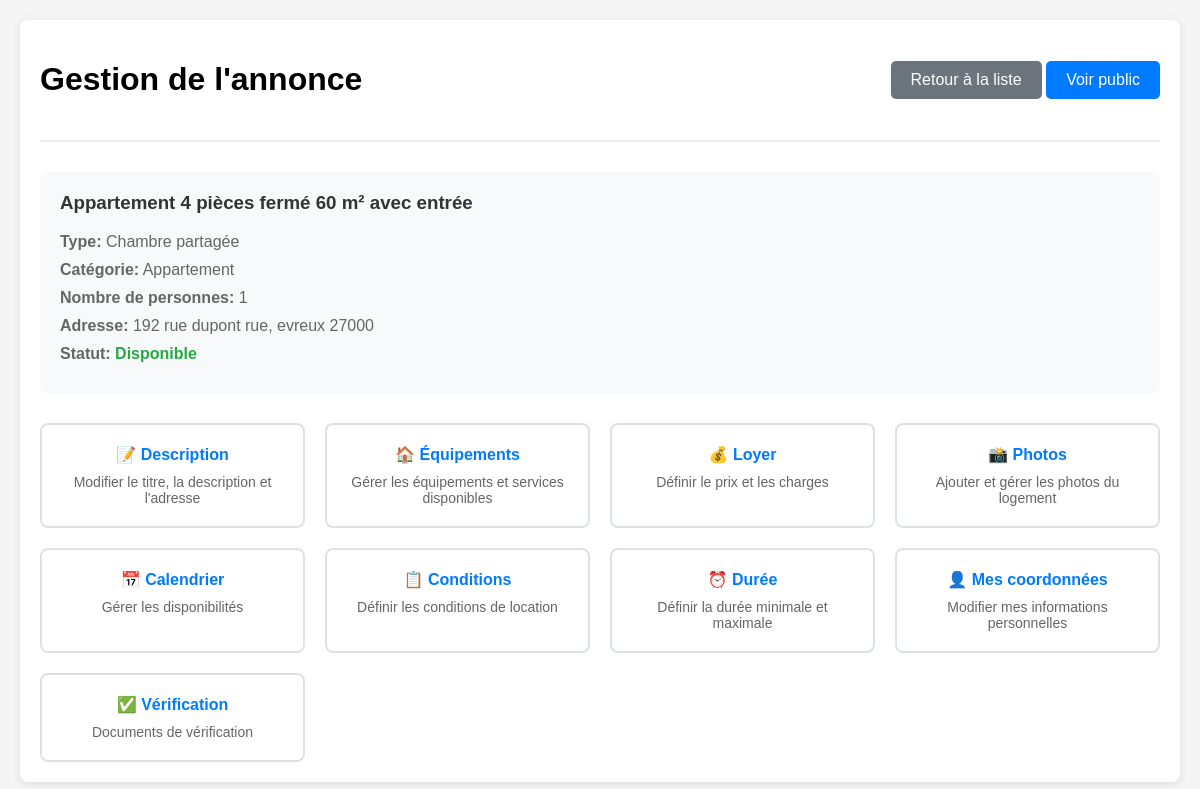
The page /annonce/dashboard/7/ (signed in) on the database its author committed.
### annonce/models.py (models this page shows)
class Annonce(models.Model):
    user = models.ForeignKey(
        settings.AUTH_USER_MODEL,
        null=True,
        on_delete=models.CASCADE,
        unique=False
    )
    class TypeHebergement(models.TextChoices):
        Appartemment = 'APPT', _('Appartemment')
        Maison = 'MAIS', _('Maison')
        Studio = 'STUD', _('Studio')
        Autre = 'OTHR', _('Autre')
    hebergement_choice = models.CharField(
        max_length=4,
        choices=TypeHebergement.choices,
        default=TypeHebergement.Appartemment,
        verbose_name="Type d'hébergement"
    )
    class TypeLocation(models.TextChoices):
        logement_entier = 'ENTR', _('Logement entier')
        chambre_privee = 'PRIV', _('Chambre privée')
        chambre_partagee = 'PART', _('Chambre partagée')
    type_location_choices = models.CharField(
        max_length=4,
        choices=TypeLocation.choices,
        default=TypeLocation.logement_entier,
        verbose_name="Location partielle ou totale"
    )
    categorie_logement = models.CharField(max_length=50, blank=True)
    titre_logement = models.CharField(max_length=50, blank=True)
    description = models.TextField(blank=True)
    nombre_personne = IntegerField(
        default=1,
        validators=[
            MaxValueValidator(20),
            MinValueValidator(1)
        ],
        blank=True
    )
    pieces_couchage = IntegerField(
        default=1,
        validators=[
            MaxValueValidator(10),
            MinValueValidator(1)
        ],
        blank=True
    )
    equipements = models.ManyToManyField(Equipements, blank=True)
    services = models.ManyToManyField(Services, blank=True)
    categorie_service = models.ManyToManyField(CategorieService, blank=True)
    charges = models.ManyToManyField(Charges, blank=True)
    dureeLocationMini = models.CharField(blank=True,null=True, max_length=50)
    dureeLocationMaxi = models.CharField(blank=True,null=True, max_length=50)
    loyer_tc = models.FloatField(max_length=50, blank=True, null=True)
    charges_loyer = models.FloatField(max_length=50, blank=True, null=True)
    reservation = models.OneToOneField(
        settings.AUTH_USER_MODEL,
        null=True,
        on_delete=models.CASCADE,
        unique=False,
        related_name = 'user_reserved'
    )
    reserved = models.BooleanField(default=False)
    locataire_interesse = models.ForeignKey(
        settings.AUTH_USER_MODEL,
        null=True,
        blank=True,
        on_delete=models.SET_NULL,
        related_name='annonces_interessees',
        verbose_name='Locataire intéressé'
    )
    address = models.OneToOneField(
        AdressAnnonce,
        on_delete=models.CASCADE,
        null=True,
    )

class AdressAnnonce(models.Model):
    rue = models.CharField(blank=True, max_length=20)
    voie = models.CharField(blank=True, max_length=35)
    ville = models.CharField(blank=True, max_length=20)
    region = models.CharField(blank=True, max_length=20)
    zipCode = models.CharField(blank=True, max_length=5)
    pays = models.CharField(blank=True, max_length=20)

### annonce/views.py (the view)
# urls.py: path('dashboard/<int:pk>/', views.dashboard_view, name='dashboard-annonce'),
@login_required
def dashboard_view(request, pk):
    myObject = Annonce.objects.get(id=pk)
    context = {'obj': myObject}
    return render(request, 'annonce/dashboard/dashboard.html', context)

### templates/annonce/dashboard/dashboard.html (shortened to what this page needs)
<!DOCTYPE html>
<html lang="fr">
<head>
</head>
<body>
    <div class="container">
        <div class="header">
            <h1>Gestion de l'annonce</h1>
            <div>
                <a href="{% url 'dashboard-list' %}" class="btn btn-secondary">Retour à la liste</a>
                <a href="/annonce/detail_annonce/{{ obj.id }}" class="btn" target="_blank">Voir public</a>
            </div>
        </div>
        <div class="annonce-info">
            <h3>{{ obj.titre_logement|default:"Logement sans titre" }}</h3>
            <div class="info-item">
                <strong>Type:</strong> {{ obj.get_type_location_choices_display }}
            </div>
            <div class="info-item">
                <strong>Catégorie:</strong> {{ obj.categorie_logement|default:"Non définie" }}
            </div>
            <div class="info-item">
                <strong>Nombre de personnes:</strong> {{ obj.nombre_personne }}
            </div>
            {% if obj.address %}
            <div class="info-item">
                <strong>Adresse:</strong>
                {{ obj.address.rue }} {{ obj.address.voie }}, {{ obj.address.ville }} {{ obj.address.zipCode }}
            </div>
            {% endif %}
            <div class="info-item">
                <strong>Statut:</strong>
                {% if obj.reserved %}
                    <span style="color: #dc3545; font-weight: bold;">Réservé</span>
                {% else %}
                    <span style="color: #28a745; font-weight: bold;">Disponible</span>
                {% endif %}
            </div>
        </div>
        <div class="dashboard-menu">
            <a href="{% url 'dashboard-description' obj.id %}" class="menu-item">
                <h4>📝 Description</h4>
                <p>Modifier le titre, la description et l'adresse</p>
            </a>
            <a href="{% url 'dashboard-equipment' obj.id %}" class="menu-item">
                <h4>🏠 Équipements</h4>
                <p>Gérer les équipements et services disponibles</p>
            </a>
            <a href="{% url 'dashboard-loyer' obj.id %}" class="menu-item">
                <h4>💰 Loyer</h4>
                <p>Définir le prix et les charges</p>
            </a>
            <a href="{% url 'dashboard-image' obj.id %}" class="menu-item">
                <h4>📸 Photos</h4>
                <p>Ajouter et gérer les photos du logement</p>
            </a>
            <a href="{% url 'dashboard-calendrier' obj.id %}" class="menu-item">
                <h4>📅 Calendrier</h4>
                <p>Gérer les disponibilités</p>
            </a>
            <a href="{% url 'dashboard-conditions' obj.id %}" class="menu-item">
                <h4>📋 Conditions</h4>
                <p>Définir les conditions de location</p>
            </a>
            <a href="{% url 'dashboard-duree' obj.id %}" class="menu-item">
                <h4>⏰ Durée</h4>
                <p>Définir la durée minimale et maximale</p>
            </a>
            <a href="{% url 'dashboard-usercoord' obj.id %}" class="menu-item">
                <h4>👤 Mes coordonnées</h4>
                <p>Modifier mes informations personnelles</p>
            </a>
            <a href="{% url 'dashboard-verification' obj.id %}" class="menu-item">
                <h4>✅ Vérification</h4>
                <p>Documents de vérification</p>
            </a>
        </div>
    </div>
</body>
</html>

### templates/annonce/dashboard/dashboard.html (style rules this page uses)
body { font-family: Arial, sans-serif; margin: 0; padding: 20px; background-color: #f5f5f5; }
.container { max-width: 1200px; margin: 0 auto; background: white; padding: 20px; border-radius: 8px; box-shadow: 0 2px 10px rgba(0,0,0,0.1); }
.header { display: flex; justify-content: space-between; align-items: center; margin-bottom: 30px; border-bottom: 2px solid #eee; padding-bottom: 20px; }
.annonce-info { background: #f8f9fa; padding: 20px; border-radius: 8px; margin-bottom: 20px; }
.annonce-info h3 { margin-top: 0; color: #333; }
.info-item { margin-bottom: 10px; color: #666; }
.dashboard-menu { display: grid; grid-template-columns: repeat(auto-fit, minmax(250px, 1fr)); gap: 20px; margin-top: 30px; }
.menu-item { background: white; border: 2px solid #dee2e6; border-radius: 8px; padding: 20px; text-align: center; text-decoration: none; color: #333; transition: all 0.3s ease; }
.menu-item h4 { margin: 0 0 10px 0; color: #007bff; }
.menu-item p { margin: 0; font-size: 14px; color: #666; }
.btn { padding: 10px 20px; text-decoration: none; border-radius: 5px; color: white; background-color: #007bff; display: inline-block; }
.btn-secondary { background-color: #6c757d; }

### rows shown on the page
Annonce: titre_logement "Appartement 4 pièces fermé 60 m² avec entrée", type_location_choices "Chambre partagée", categorie_logement "Appartement", nombre_personne "1", address.rue "192 rue dupont", address.voie "rue", address.ville "evreux", address.zipCode "27000"
